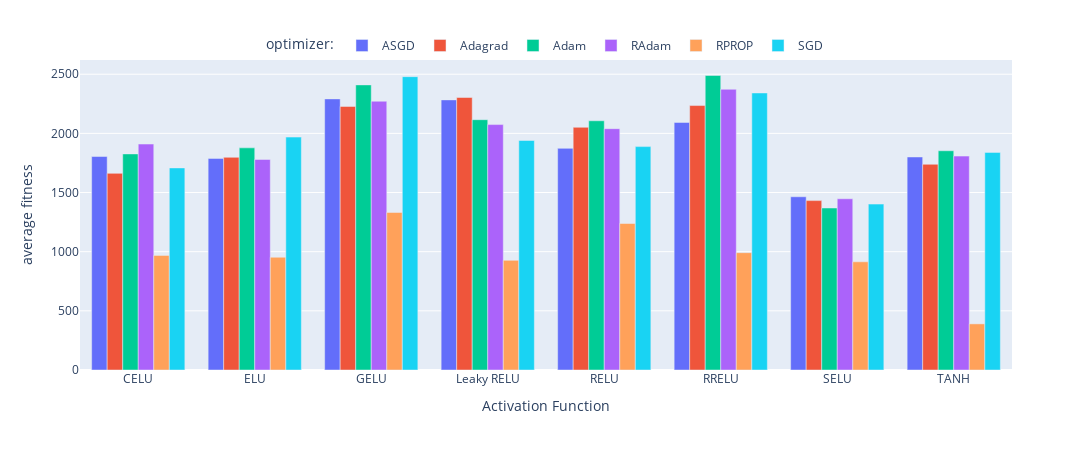
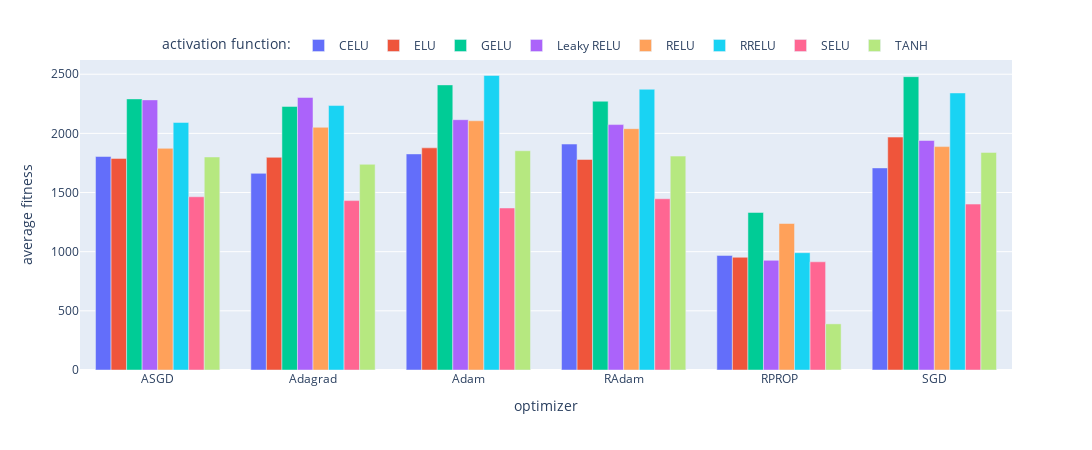

Notebook code cell kept with these figures, in order:
### Code cell
import pandas as pd
import plotly.express as px

# Load your DataFrame here if needed, for example:
# df = pd.read_csv('path_to_your_dataframe.csv')

# For now, let's assume df is already your DataFrame with the necessary data.

# We'll group the data by 'activation' and 'optimizer', and then calculate the mean fitness
# This will give us the average fitness value for each activation function, per optimizer.
grouped_optimizer_df = df_solutions.groupby(['activation', 'optimizer'])['fitness'].mean().reset_index()

# Now we create a bar plot with Plotly Express, where the x-axis is the activation functions,
# the y-axis is the average fitness, and the bars are grouped by optimizer.
fig = px.bar(grouped_optimizer_df, x='activation', y='fitness', color='optimizer', barmode='group',
             labels={'fitness': 'average fitness', 'activation': 'Activation Function', 'optimizer': 'optimizer:'})
fig.update_layout(
    autosize=False,
    width=1600,
    height=450,
     legend=dict(
        orientation="h",
        yanchor="bottom",
        y=1,
        xanchor="center",
        x=0.5
    ))
fig.show()
fig.write_image("plot_optimizer.svg")

# Calculate the average fitness for each optimizer and activation function combination
grouped_activation_df = df_solutions.groupby(['optimizer', 'activation'])['fitness'].mean().reset_index()

# Create the bar chart with Plotly Express
fig = px.bar(grouped_activation_df, x='optimizer', y='fitness', color='activation', barmode='group',
             labels={'fitness': 'average fitness', 'activation': 'activation function:', 'optimizer': 'optimizer'})
fig.update_layout(
    autosize=False,
    width=1600,
    height=450,
     legend=dict(
        orientation="h",
        yanchor="bottom",
        y=1,
        xanchor="center",
        x=0.5
    ))

# Show the figure
fig.show()
fig.write_image("plot_activation.svg")

### Figure 1 — Plotly figure (JSON) as saved in the notebook; plotly's stock layout.template omitted (floating-point values rounded to 4 significant figures)
{"data": [{"alignmentgroup": "True", "hovertemplate": "optimizer:=ASGD<br>Activation Function=%{x}<br>average fitness=%{y}<extra></extra>", "legendgroup": "ASGD", "marker": {"color": "#636efa", "pattern": {"shape": ""}}, "name": "ASGD", "offsetgroup": "ASGD", "orientation": "v", "showlegend": true, "textposition": "auto", "x": ["CELU", "ELU", "GELU", "Leaky RELU", "RELU", "RRELU", "SELU", "TANH"], "xaxis": "x", "y": [1804.0, 1788.0, 2292.0, 2283.0, 1873.0, 2092.0, 1464.0, 1800.0], "yaxis": "y", "type": "bar"}, {"alignmentgroup": "True", "hovertemplate": "optimizer:=Adagrad<br>Activation Function=%{x}<br>average fitness=%{y}<extra></extra>", "legendgroup": "Adagrad", "marker": {"color": "#EF553B", "pattern": {"shape": ""}}, "name": "Adagrad", "offsetgroup": "Adagrad", "orientation": "v", "showlegend": true, "textposition": "auto", "x": ["CELU", "ELU", "GELU", "Leaky RELU", "RELU", "RRELU", "SELU", "TANH"], "xaxis": "x", "y": [1662.0, 1798.0, 2228.0, 2303.0, 2051.0, 2235.0, 1432.0, 1739.0], "yaxis": "y", "type": "bar"}, {"alignmentgroup": "True", "hovertemplate": "optimizer:=Adam<br>Activation Function=%{x}<br>average fitness=%{y}<extra></extra>", "legendgroup": "Adam", "marker": {"color": "#00cc96", "pattern": {"shape": ""}}, "name": "Adam", "offsetgroup": "Adam", "orientation": "v", "showlegend": true, "textposition": "auto", "x": ["CELU", "ELU", "GELU", "Leaky RELU", "RELU", "RRELU", "SELU", "TANH"], "xaxis": "x", "y": [1826.0, 1878.0, 2410.0, 2116.0, 2106.0, 2489.0, 1369.0, 1853.0], "yaxis": "y", "type": "bar"}, {"alignmentgroup": "True", "hovertemplate": "optimizer:=RAdam<br>Activation Function=%{x}<br>average fitness=%{y}<extra></extra>", "legendgroup": "RAdam", "marker": {"color": "#ab63fa", "pattern": {"shape": ""}}, "name": "RAdam", "offsetgroup": "RAdam", "orientation": "v", "showlegend": true, "textposition": "auto", "x": ["CELU", "ELU", "GELU", "Leaky RELU", "RELU", "RRELU", "SELU", "TANH"], "xaxis": "x", "y": [1910.0, 1780.0, 2272.0, 2074.0, 2040.0, 2373.0, 1447.0, 1808.0], "yaxis": "y", "type": "bar"}, {"alignmentgroup": "True", "hovertemplate": "optimizer:=RPROP<br>Activation Function=%{x}<br>average fitness=%{y}<extra></extra>", "legendgroup": "RPROP", "marker": {"color": "#FFA15A", "pattern": {"shape": ""}}, "name": "RPROP", "offsetgroup": "RPROP", "orientation": "v", "showlegend": true, "textposition": "auto", "x": ["CELU", "ELU", "GELU", "Leaky RELU", "RELU", "RRELU", "SELU", "TANH"], "xaxis": "x", "y": [968.5, 952.7, 1331.0, 926.6, 1238.0, 991.6, 914.4, 389.9], "yaxis": "y", "type": "bar"}, {"alignmentgroup": "True", "hovertemplate": "optimizer:=SGD<br>Activation Function=%{x}<br>average fitness=%{y}<extra></extra>", "legendgroup": "SGD", "marker": {"color": "#19d3f3", "pattern": {"shape": ""}}, "name": "SGD", "offsetgroup": "SGD", "orientation": "v", "showlegend": true, "textposition": "auto", "x": ["CELU", "ELU", "GELU", "Leaky RELU", "RELU", "RRELU", "SELU", "TANH"], "xaxis": "x", "y": [1708.0, 1969.0, 2479.0, 1940.0, 1888.0, 2342.0, 1402.0, 1839.0], "yaxis": "y", "type": "bar"}], "layout": {"xaxis": {"anchor": "y", "domain": [0.0, 1.0], "title": {"text": "Activation Function"}}, "yaxis": {"anchor": "x", "domain": [0.0, 1.0], "title": {"text": "average fitness"}}, "legend": {"title": {"text": "optimizer:"}, "tracegroupgap": 0, "orientation": "h", "yanchor": "bottom", "y": 1, "xanchor": "center", "x": 0.5}, "margin": {"t": 60}, "barmode": "group", "autosize": false, "width": 1600, "height": 450}}

### Figure 2 — Plotly figure (JSON) as saved in the notebook; plotly's stock layout.template omitted (floating-point values rounded to 4 significant figures)
{"data": [{"alignmentgroup": "True", "hovertemplate": "activation function:=CELU<br>optimizer=%{x}<br>average fitness=%{y}<extra></extra>", "legendgroup": "CELU", "marker": {"color": "#636efa", "pattern": {"shape": ""}}, "name": "CELU", "offsetgroup": "CELU", "orientation": "v", "showlegend": true, "textposition": "auto", "x": ["ASGD", "Adagrad", "Adam", "RAdam", "RPROP", "SGD"], "xaxis": "x", "y": [1804.0, 1662.0, 1826.0, 1910.0, 968.5, 1708.0], "yaxis": "y", "type": "bar"}, {"alignmentgroup": "True", "hovertemplate": "activation function:=ELU<br>optimizer=%{x}<br>average fitness=%{y}<extra></extra>", "legendgroup": "ELU", "marker": {"color": "#EF553B", "pattern": {"shape": ""}}, "name": "ELU", "offsetgroup": "ELU", "orientation": "v", "showlegend": true, "textposition": "auto", "x": ["ASGD", "Adagrad", "Adam", "RAdam", "RPROP", "SGD"], "xaxis": "x", "y": [1788.0, 1798.0, 1878.0, 1780.0, 952.7, 1969.0], "yaxis": "y", "type": "bar"}, {"alignmentgroup": "True", "hovertemplate": "activation function:=GELU<br>optimizer=%{x}<br>average fitness=%{y}<extra></extra>", "legendgroup": "GELU", "marker": {"color": "#00cc96", "pattern": {"shape": ""}}, "name": "GELU", "offsetgroup": "GELU", "orientation": "v", "showlegend": true, "textposition": "auto", "x": ["ASGD", "Adagrad", "Adam", "RAdam", "RPROP", "SGD"], "xaxis": "x", "y": [2292.0, 2228.0, 2410.0, 2272.0, 1331.0, 2479.0], "yaxis": "y", "type": "bar"}, {"alignmentgroup": "True", "hovertemplate": "activation function:=Leaky RELU<br>optimizer=%{x}<br>average fitness=%{y}<extra></extra>", "legendgroup": "Leaky RELU", "marker": {"color": "#ab63fa", "pattern": {"shape": ""}}, "name": "Leaky RELU", "offsetgroup": "Leaky RELU", "orientation": "v", "showlegend": true, "textposition": "auto", "x": ["ASGD", "Adagrad", "Adam", "RAdam", "RPROP", "SGD"], "xaxis": "x", "y": [2283.0, 2303.0, 2116.0, 2074.0, 926.6, 1940.0], "yaxis": "y", "type": "bar"}, {"alignmentgroup": "True", "hovertemplate": "activation function:=RELU<br>optimizer=%{x}<br>average fitness=%{y}<extra></extra>", "legendgroup": "RELU", "marker": {"color": "#FFA15A", "pattern": {"shape": ""}}, "name": "RELU", "offsetgroup": "RELU", "orientation": "v", "showlegend": true, "textposition": "auto", "x": ["ASGD", "Adagrad", "Adam", "RAdam", "RPROP", "SGD"], "xaxis": "x", "y": [1873.0, 2051.0, 2106.0, 2040.0, 1238.0, 1888.0], "yaxis": "y", "type": "bar"}, {"alignmentgroup": "True", "hovertemplate": "activation function:=RRELU<br>optimizer=%{x}<br>average fitness=%{y}<extra></extra>", "legendgroup": "RRELU", "marker": {"color": "#19d3f3", "pattern": {"shape": ""}}, "name": "RRELU", "offsetgroup": "RRELU", "orientation": "v", "showlegend": true, "textposition": "auto", "x": ["ASGD", "Adagrad", "Adam", "RAdam", "RPROP", "SGD"], "xaxis": "x", "y": [2092.0, 2235.0, 2489.0, 2373.0, 991.6, 2342.0], "yaxis": "y", "type": "bar"}, {"alignmentgroup": "True", "hovertemplate": "activation function:=SELU<br>optimizer=%{x}<br>average fitness=%{y}<extra></extra>", "legendgroup": "SELU", "marker": {"color": "#FF6692", "pattern": {"shape": ""}}, "name": "SELU", "offsetgroup": "SELU", "orientation": "v", "showlegend": true, "textposition": "auto", "x": ["ASGD", "Adagrad", "Adam", "RAdam", "RPROP", "SGD"], "xaxis": "x", "y": [1464.0, 1432.0, 1369.0, 1447.0, 914.4, 1402.0], "yaxis": "y", "type": "bar"}, {"alignmentgroup": "True", "hovertemplate": "activation function:=TANH<br>optimizer=%{x}<br>average fitness=%{y}<extra></extra>", "legendgroup": "TANH", "marker": {"color": "#B6E880", "pattern": {"shape": ""}}, "name": "TANH", "offsetgroup": "TANH", "orientation": "v", "showlegend": true, "textposition": "auto", "x": ["ASGD", "Adagrad", "Adam", "RAdam", "RPROP", "SGD"], "xaxis": "x", "y": [1800.0, 1739.0, 1853.0, 1808.0, 389.9, 1839.0], "yaxis": "y", "type": "bar"}], "layout": {"xaxis": {"anchor": "y", "domain": [0.0, 1.0], "title": {"text": "optimizer"}}, "yaxis": {"anchor": "x", "domain": [0.0, 1.0], "title": {"text": "average fitness"}}, "legend": {"title": {"text": "activation function:"}, "tracegroupgap": 0, "orientation": "h", "yanchor": "bottom", "y": 1, "xanchor": "center", "x": 0.5}, "margin": {"t": 60}, "barmode": "group", "autosize": false, "width": 1600, "height": 450}}
